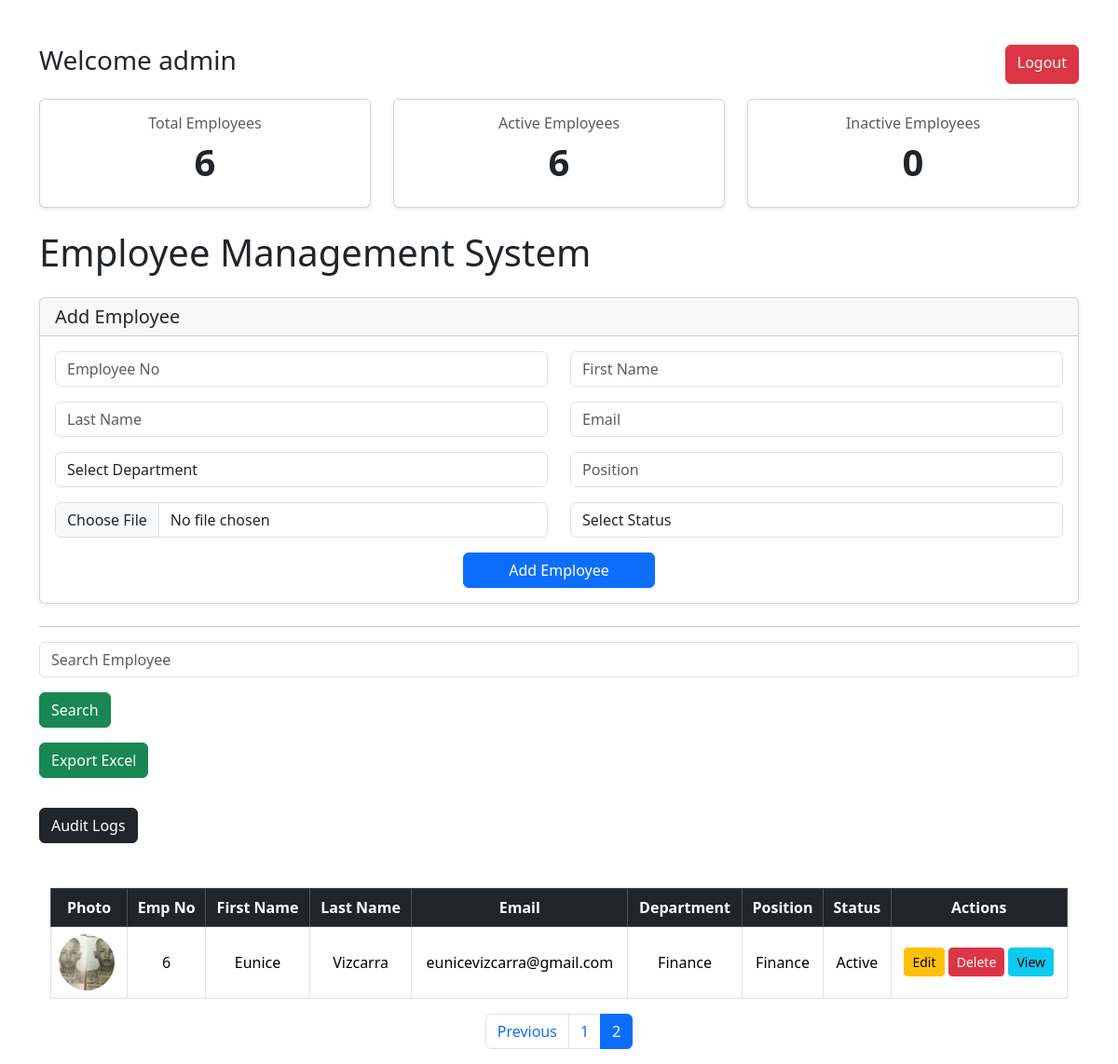
Page /?page=2 (signed in) on the committed database.
### app.py (models this page shows)
class Employee(db.Model):
    id = db.Column(db.Integer, primary_key=True)
    employee_no = db.Column(db.String(20), nullable = False,unique=True)
    first_name = db.Column(db.String(100), nullable = False)
    last_name = db.Column(db.String(100), nullable = False)
    email = db.Column(db.String(100), nullable = False)
    department = db.Column(db.String(100), nullable = False)
    position = db.Column(db.String(100), nullable = False)
    status = db.Column(db.String(20), nullable = False)
    photo = db.Column(db.String(255), nullable=True)

### app.py (the view)
@app.route('/')
def home():
    if 'username' not in session:
        return redirect('/login')
    total_employees = Employee.query.count()
    active_employees = Employee.query.filter_by(status='Active').count()
    inactive_employees = Employee.query.filter_by(status='Inactive').count()
    page = request.args.get(
        'page',
        1,
        type=int
    )
    search = request.args.get('search','')
    if search:
        employees = Employee.query.filter(
        or_(
            Employee.employee_no.contains(search),
            Employee.first_name.contains(search),
            Employee.last_name.contains(search),
            Employee.email.contains(search),
            Employee.department.contains(search),
            Employee.position.contains(search),
            Employee.status.contains(search)
            )
        ).paginate(page=page,per_page=5)
    else:
        employees = Employee.query.paginate(
            page=page,
            per_page=5
        )
    return render_template(
        'index.html',
        employees=employees,
        search=search,
        username=session['username'],
        total_employees = total_employees,
        active_employees = active_employees,
        inactive_employees = inactive_employees
    )

### templates/index.html (shortened to what this page needs)
<!DOCTYPE html>
<html>
    <head>
        <link rel="stylesheet" href="https://cdn.jsdelivr.net/npm/bootstrap@5.3.3/dist/css/bootstrap.min.css">
    </head>
    <body>
     <div class = "container mt-5">
        <div class="d-flex justify-content-between mb-3">
            <h3> Welcome {{ username }} </h3>
            <a href="/logout" class="btn btn-danger">Logout</a>
        </div>
        <div class="row mb-4">
            <div class = "col-md-4">
                <div class="card shadow-sm h-100">
                    <div class="card-body text-center">
                        <h6 class="text-muted">Total Employees</h6>
                        <h1 class="fw-bold">{{ total_employees or 0 }}</h1>
                    </div>
                </div>
            </div>
            <div class = "col-md-4">
                <div class = "card shadow-sm h-100">
                    <div class="card-body text-center">
                        <h6 class="text-muted">Active Employees</h6>
                        <h1 class="fw-bold">{{ active_employees or 0 }}</h1>
                    </div>
                </div>
            </div>
            <div class = "col-md-4">
                <div class = "card shadow-sm h-100">
                    <div class = "card-body text-center">
                        <h6 class="text-muted"> Inactive Employees</h6>
                        <h1 class="fw-bold">{{ inactive_employees or 0  }}</h1>
                    </div>
                </div>
            </div>
        </div>
        <h1 class="mb-4">Employee Management System</h1>
        <div class="card shadow-sm mb-4">
            <div class="card-header">
                <h5 class="mb-0"> Add Employee</h5>
            </div>
            <div class="card-body">
                <form action="/add" method ="POST" enctype="multipart/form-data">
            <div class="row">
                <div class="col-md-6 mb-3">
                    <input
                        class="form-control"
                        type="text"
                        name="employee_no"
                        placeholder="Employee No"
                        required
                        >
                </div>
                <div class="col-md-6 mb-3">
                    <input
                        class="form-control"
                        type="text"
                        name="first_name"
                        placeholder="First Name"
                        required
                    >
                </div>
            </div>
            <div class="row">
                <div class = "col-md-6 mb-3">
                    <input
                        class="form-control"
                        type="text"
                        name = "last_name"
                        placeholder="Last Name"
                        required
                    >
                </div>
                <div class = "col-md-6 mb-3">
                    <input
                        class="form-control"
                        type="email"
                        name = "email"
                        placeholder="Email"
                        required
                    >
                </div>
            </div>
        <div class="row">
            <div class = "col-md-6 mb-3">
                <select name="department" class="form-control" required>
                    <option value="">Select Department</option>
                </select>
            </div>
            <div class = "col-md-6 mb-3">
                <input
                    class="form-control"
                    type="text"
                    name="position"
                    placeholder="Position"
                >
            </div>
        </div>
        <div class="row">
            <div class="col-md-6 mb-3">
                <input
                    type="file"
                    name="photo"
                    class="form-control"
                >
            </div>
            <div class="col-md-6 mb-3">
                <select name="status" class="form-control" required>
                    <option value="">Select Status</option>
                </select>
            </div>
        </div>
           <div class="text-center">
                <button class="btn btn-primary px-5"> Add Employee </button>
           </div>
        </form>
            </div>
        </div>
        <hr>
        <form method="GET">
            <div class="row mb-3">
                <div class="d-flex gap-2 mb-3">
                    <input
                    type="text"
                    class="form-control"
                    name="search"
                    placeholder="Search Employee"
                    value="{{ search }}"
                    >
                </div>
                <div class="d-flex gap-2 mb-3">
                    <button  class="btn btn-success"
                    type="submit">
                        Search
                    </button>
                </div>
                <div class="d-flex gap-2 mb-3">
                    <a href="/export" class="btn btn-success mb-3"> Export Excel </a>
                </div>
                <div class="d-flex gap-2 mb-3">
                    <a href="/audit-logs" class="btn btn-dark mb-3">Audit Logs</a>
                </div>
            </div>
        </form>
    <div class="container-fluid">
     <table class="table table-bordered table-hover align-middle">
        <thead class="table-dark text-center">
            <tr>
                <th class="text-center">Photo</th>
                <th class="text-center">Emp No</th>
                <th class="text-center">First Name</th>
                <th class="text-center">Last Name</th>
                <th class="text-center">Email</th>
                <th class="text-center">Department</th>
                <th class="text-center">Position</th>
                <th class="text-center">Status</th>
                <th class="text-center">Actions</th>
            </tr>
        </thead>
     <tbody>
        {% for employee in employees.items %}
        <tr>
            <td>
                 {% if employee.photo %}
                    <img
                        src="{{ url_for('static', filename='uploads/' + employee.photo) }}"
                        width="60"
                        height="60"
                        style="object-fit: cover;border-radius: 50%;"
                    >
                 {% else %}
                 No Photo
                 {% endif %}
            </td>
            <td class="text-center" >{{ employee.employee_no }} </td>
            <td class="text-center" >{{ employee.first_name }}</td>
            <td class="text-center">{{ employee.last_name }}</td>
            <td class="text-center">{{ employee.email }}</td>
            <td class="text-center">{{ employee.department }}</td>
            <td class="text-center">{{ employee.position }}</td>
            <td class="text-center">{{ employee.status }}</td>
            <td class="text-center" >
                <a class = "btn btn-warning btn-sm" href="/edit/{{ employee.id }}">
                    Edit
                </a>
                <a href="/delete/{{employee.id}}" class="btn btn-danger btn-sm" onclick="return confirm('Delete this employee?')">
                    Delete
                </a>
                <a href="/employee/{{ employee.id }}" class="btn btn-info btn-sm">
                    View
                </a>
            </td>
        </tr>
        {% endfor %}
     </tbody>
     </table>
     <nav>
        <ul class="pagination justify-content-center">
            {% if employees.has_prev %}
            <li class="page-item">
                <a href="?page={{ employees.prev_num }}" class="page-link"> Previous </a>
            </li>
            {% endif %}
            {% for num in employees.iter_pages() %}
                {% if num %}
                    <li
                        class="page-item
                        {% if num == employees.page %}
                        active
                        {% endif %}"
                    >
                    <a href="?page={{ num }}" class="page-link"> {{ num }} </a>
                    </li>
                {% endif %}
            {% endfor %}
        </ul>
     </nav>
     </div>
     </div>
    </body>
</html>

### rows in the picture
Employee: photo (picture), employee_no "6", first_name "Eunice", last_name "Vizcarra", email "eunicevizcarra@gmail.com", department "Finance", position "Finance", status "Active"

### other values in the picture
{{ username }} "admin"
{{ total_employees or 0 }} "6"
{{ active_employees or 0 }} "6"
{{ inactive_employees or 0 }} "0"
{{ num }} "1" "2"
